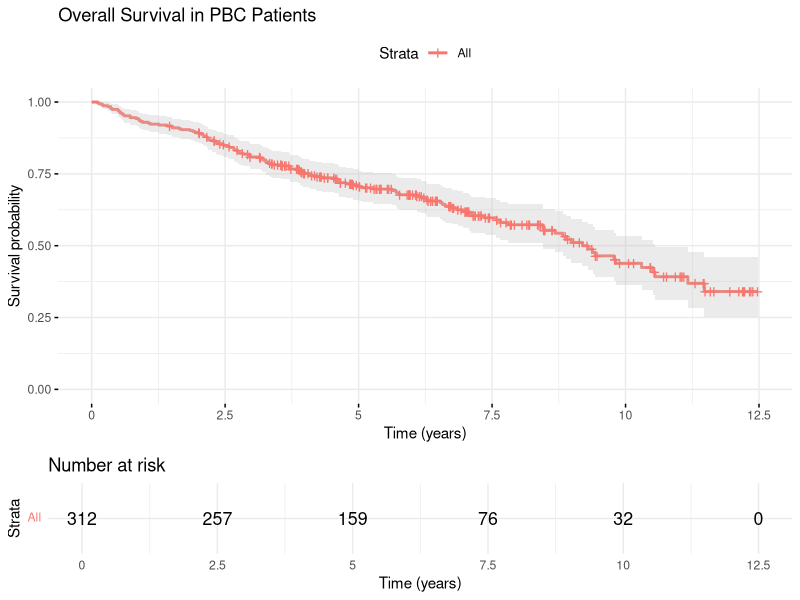
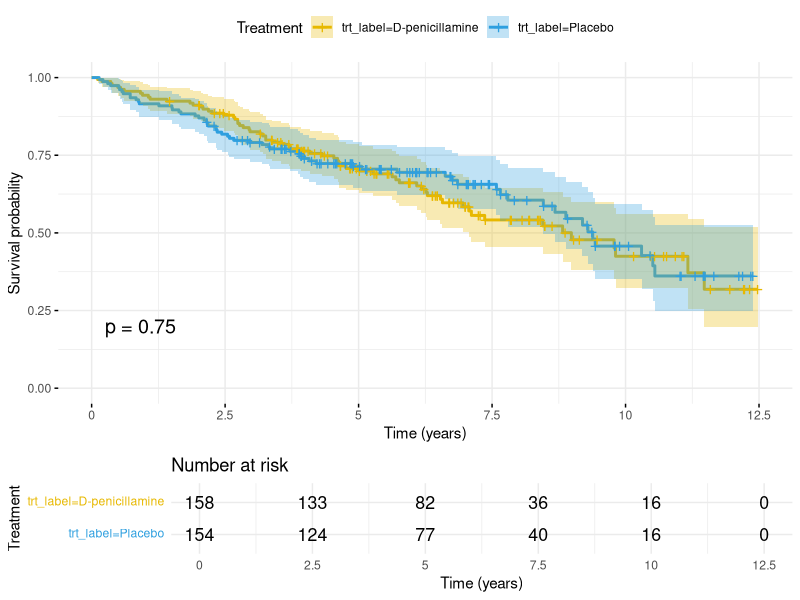
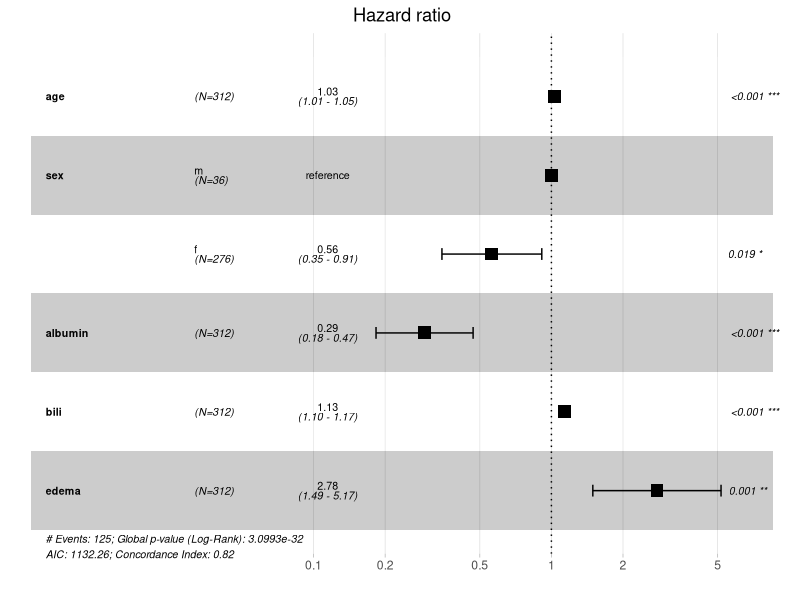
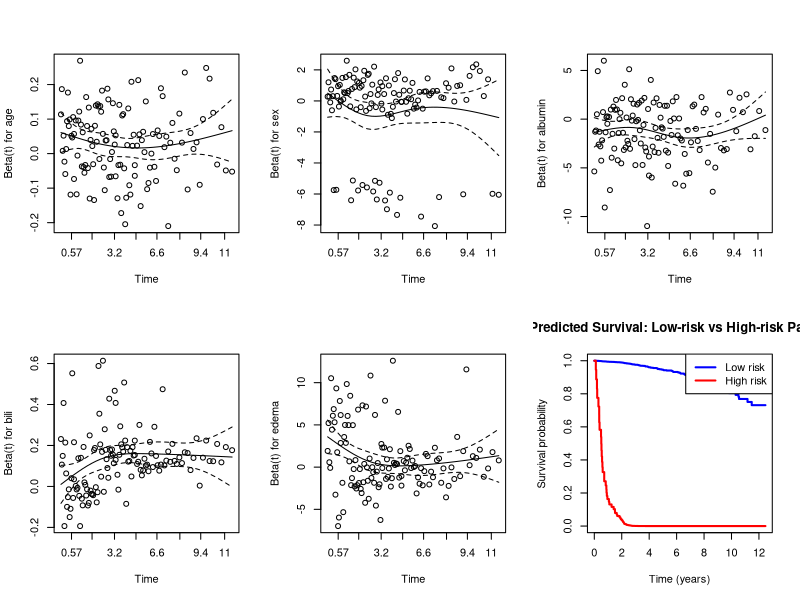

Write R code to recreate these figures, in order.
## ---- chunk 1
#| label: setup-survival
#| include: false
library(tidyverse)
library(survival)
library(survminer)
library(knitr)
opts_chunk$set(echo = TRUE, warning = FALSE, message = FALSE)
## ---- chunk 2
#| label: km-r
# Load the packages used below (see the note above for installation)
library(survival)
library(survminer)
library(dplyr)

# Load the PBC dataset
data(pbc, package = "survival")

# Prepare data — status: 0 = censored, 1 = transplant, 2 = dead
# For now, treat death as the event and censor everything else
pbc_clean <- pbc %>%
  filter(!is.na(trt)) %>%
  mutate(
    status_binary = ifelse(status == 2, 1, 0),
    time_years = time / 365.25,
    trt_label = factor(trt, labels = c("D-penicillamine", "Placebo"))
  )

cat("N =", nrow(pbc_clean), "\n")
cat("Events (deaths):", sum(pbc_clean$status_binary), "\n")
cat("Censored:", sum(pbc_clean$status_binary == 0), "\n")

# Fit overall KM curve
km_overall <- survfit(Surv(time_years, status_binary) ~ 1, data = pbc_clean)
km_tab <- summary(km_overall)$table
knitr::kable(
  data.frame(
    Records = km_tab[["records"]],
    Events = km_tab[["events"]],
    `Median survival (yr)` = round(km_tab[["median"]], 2),
    `95% CI lower` = round(km_tab[["0.95LCL"]], 2),
    `95% CI upper` = round(km_tab[["0.95UCL"]], 2),
    check.names = FALSE
  ),
  caption = "Overall Kaplan-Meier summary: sample size, number of events, and median survival with 95% CI."
)
## ---- chunk 3
#| label: km-plot-r
#| fig-cap: "Kaplan-Meier survival curve for the PBC dataset. Tick marks indicate censored observations."
# Plot KM curve with confidence intervals
ggsurvplot(
  km_overall,
  data = pbc_clean,
  conf.int = TRUE,
  risk.table = TRUE,
  xlab = "Time (years)",
  ylab = "Survival probability",
  title = "Overall Survival in PBC Patients",
  ggtheme = theme_minimal()
)
## ---- chunk 4
#| label: logrank-r
# Compare survival between treatment groups
km_by_trt <- survfit(
  Surv(time_years, status_binary) ~ trt_label,
  data = pbc_clean
)

# Log-rank test
logrank <- survdiff(
  Surv(time_years, status_binary) ~ trt_label,
  data = pbc_clean
)
p_lr <- pchisq(logrank$chisq, length(logrank$n) - 1, lower.tail = FALSE)
knitr::kable(
  data.frame(
    Group = sub("trt_label=", "", names(logrank$n)),
    N = as.integer(logrank$n),
    Observed = logrank$obs,
    Expected = round(logrank$exp, 1),
    row.names = NULL
  ),
  caption = sprintf(
    "Log-rank test comparing survival by treatment group: chi-square = %.2f on %d df, p = %s.",
    logrank$chisq,
    length(logrank$n) - 1,
    ifelse(p_lr < 0.001, "<0.001", formatC(p_lr, format = "f", digits = 3))
  )
)
## ---- chunk 5
#| label: logrank-plot-r
#| fig-cap: "Kaplan-Meier curves comparing D-penicillamine vs placebo in PBC patients."
ggsurvplot(
  km_by_trt,
  data = pbc_clean,
  pval = TRUE,
  conf.int = TRUE,
  risk.table = TRUE,
  xlab = "Time (years)",
  ylab = "Survival probability",
  legend.title = "Treatment",
  palette = c("#E7B800", "#2E9FDF"),
  ggtheme = theme_minimal()
)
## ---- chunk 6
#| label: cox-r
# Fit Cox model with multiple predictors
cox_model <- coxph(
  Surv(time_years, status_binary) ~ age + sex + albumin + bili + edema,
  data = pbc_clean
)

summary(cox_model)
## ---- chunk 7
#| label: cox-forest-r
#| fig-cap: "Forest plot of hazard ratios from the Cox PH model for PBC patients."
# Forest plot of hazard ratios
ggforest(cox_model, data = pbc_clean)
## ---- chunk 8
#| label: ph-check-r
# Test proportional hazards assumption
ph_test <- cox.zph(cox_model)
knitr::kable(
  as.data.frame(ph_test$table),
  digits = 3,
  caption = "Test of the proportional-hazards assumption (Schoenfeld residuals). Small p-values flag covariates whose effect changes over time; GLOBAL tests the model as a whole."
)
## ---- chunk 9
#| label: ph-plot-r
#| fig-cap: "Schoenfeld residual plots for each covariate. A non-flat trend suggests PH violation."
# Plot Schoenfeld residuals
par(mfrow = c(2, 3))
plot(ph_test)
## ---- chunk 10
#| label: clinical-example-r
# Step 1: Explore the data
pbc_model <- pbc_clean %>%
  select(
    time_years,
    status_binary,
    age,
    sex,
    albumin,
    bili,
    protime,
    stage,
    edema,
    trt_label
  ) %>%
  drop_na()

cat("Complete cases:", nrow(pbc_model), "\n")
cat("Events:", sum(pbc_model$status_binary), "\n")
cat("Median follow-up:", round(median(pbc_model$time_years), 3), "years\n")

# Step 2: Fit multivariable Cox model
cox_full <- coxph(
  Surv(time_years, status_binary) ~ age +
    sex +
    albumin +
    log(bili) +
    protime +
    stage +
    edema +
    trt_label,
  data = pbc_model
)
summary(cox_full)
## ---- chunk 11
#| label: clinical-concordance-r
# Step 3: Assess model discrimination
cat("Concordance (C-index):", round(summary(cox_full)$concordance[1], 3), "\n")
cat(
  "This means the model correctly ranks survival times",
  round(summary(cox_full)$concordance[1] * 100, 1),
  "% of the time.\n"
)
## ---- chunk 12
#| label: clinical-predict-r
#| fig-cap: "Predicted survival curves for a low-risk and high-risk patient profile."
# Step 4: Predicted survival for new patients
new_patients <- data.frame(
  age = c(40, 65),
  sex = c("f", "f"),
  albumin = c(3.8, 2.5),
  bili = c(1.0, 10.0),
  protime = c(10.5, 13.0),
  stage = c(2, 4),
  edema = c(0, 1),
  trt_label = c("Placebo", "Placebo")
)

pred_surv <- survfit(cox_full, newdata = new_patients)

plot(
  pred_surv,
  col = c("blue", "red"),
  lwd = 2,
  xlab = "Time (years)",
  ylab = "Survival probability",
  main = "Predicted Survival: Low-risk vs High-risk Patient"
)
legend("topright", c("Low risk", "High risk"), col = c("blue", "red"), lwd = 2)
